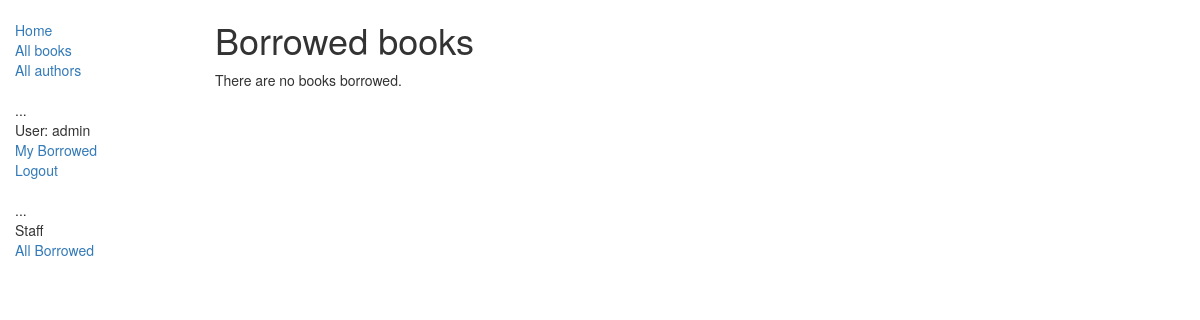
The app's page /catalog/allborrowed/ (signed in), older data.
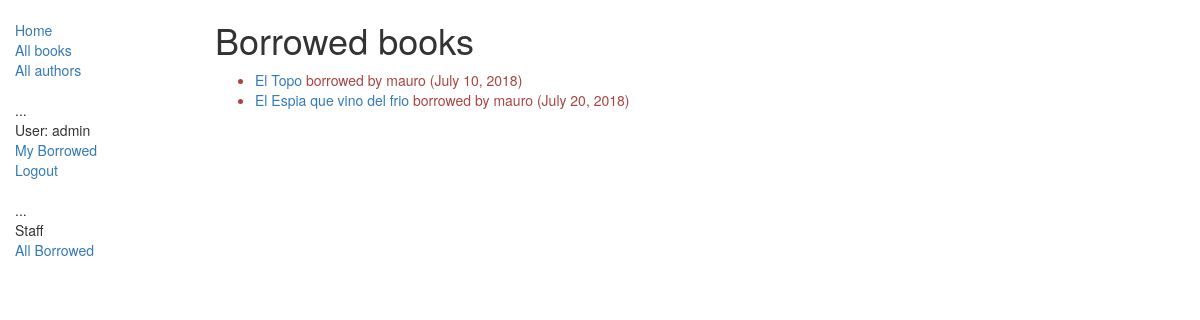
The same page, newer data.
### catalog/models.py (models this page shows, shortened)
class BookInstance(models.Model):
    id = models.UUIDField(primary_key=True, default=uuid.uuid4, help_text="Unique ID for this particular book across whole library")
    book = models.ForeignKey('Book', on_delete=models.SET_NULL, null=True)
    imprint = models.CharField(max_length=200)
    due_back = models.DateField(null=True, blank=True)
    borrower = models.ForeignKey(User, on_delete=models.SET_NULL, null=True, blank=True)
    LOAN_STATUS = (
        ('m', 'Maintenance'),
        ('o', 'On loan'),
        ('a', 'Available'),
        ('r', 'Reserved'),
    )
    status = models.CharField(max_length=1, choices=LOAN_STATUS, blank=True, default='m', help_text='Book availability')
    class Meta:
        ordering = ["due_back"]
        permissions = (("can_mark_returned", "Set book as returned"),)
    @property
    def is_overdue(self):
        if self.due_back and date.today() > self.due_back:
            return True
        return False

class Book(models.Model):
    title = models.CharField(max_length=200)
    author = models.ForeignKey('Author', on_delete=models.SET_NULL, null=True)
    summary = models.TextField(max_length=1000, help_text='Enter a brief description of the book')
    isbn = models.CharField('ISBN',max_length=13, help_text='13 Character <a href="https://www.isbn-international.org/content/what-isbn">ISBN number</a>')
    genre = models.ManyToManyField(Genre, help_text='Select a genre for this book')
    language = models.ForeignKey('Language', on_delete=models.SET_NULL, null=True)
    def display_genre(self):
        """
        Creates a string for the Genre. This is required to display genre in Admin.
        """
        return ', '.join([ genre.name for genre in self.genre.all()[:3] ])
    display_genre.short_description = 'Genre'

### catalog/views.py (the view)
class LoanedBooksByAllUsersListView(PermissionRequiredMixin,generic.ListView):
    model = BookInstance
    template_name ='catalog/bookinstance_list_borrowed_all.html'
    paginate_by = 10
    permission_required = ('catalog.can_mark_returned', 'catalog.can_edit')
    def get_queryset(self):
        return BookInstance.objects.filter(status__exact='o').order_by('due_back')

### catalog/templates/catalog/bookinstance_list_borrowed_all.html
{% extends "base_generic.html" %}
{% block content %}
    <h1>Borrowed books</h1>
    {% if bookinstance_list %}
    <ul>
      {% for bookinst in bookinstance_list %}
      <li class="{% if bookinst.is_overdue %}text-danger{% endif %}">
        <a href="{% url 'book-detail' bookinst.book.pk %}">{{bookinst.book.title}}</a> borrowed by {{ bookinst.borrower }} ({{ bookinst.due_back }})
      </li>
      {% endfor %}
    </ul>
    {% else %}
      <p>There are no books borrowed.</p>
    {% endif %}
{% endblock %}

Row changes from the older to the newer data that the page shows:
now on this page (row edited): BookInstance: book "El Topo", borrower "mauro", due_back "July 10, 2018"
now on this page (row edited): BookInstance: book "El Espia que vino del frio", borrower "mauro", due_back "July 20, 2018"
Text that changed along with them:
text no longer shown: "There are no books borrowed."
